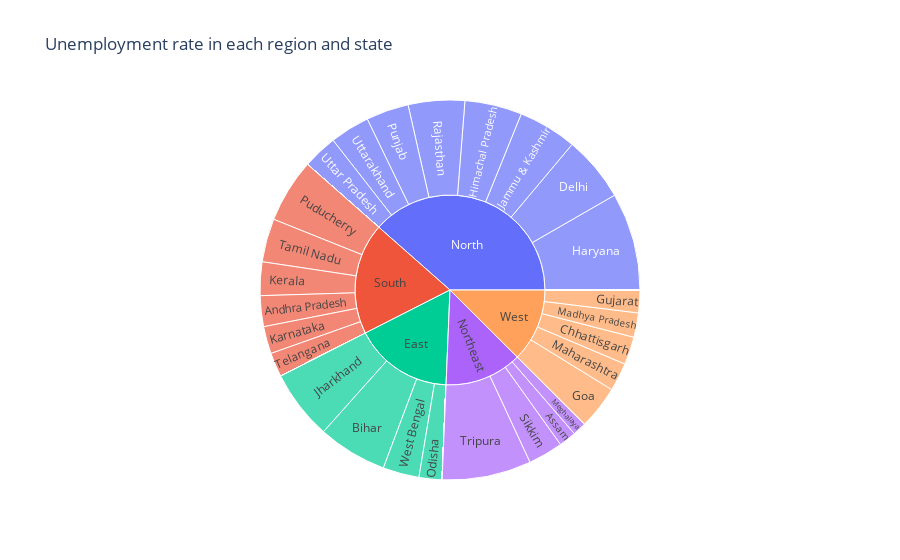

Notebook code cell kept with this figure:
### Code cell
unemplo_df = data2[['States', 'Region', 'Estimated Unemployment Rate',
                    'Estimated Employed', 'Estimated Labour Participation Rate']]

unemplo = unemplo_df.groupby(['Region', 'States'])['Estimated Unemployment Rate'].mean().reset_index()

fig = px.sunburst(unemplo, path=['Region', 'States'], values='Estimated Unemployment Rate',
                  color_continuous_scale='Plasma',title='Unemployment rate in each region and state')
fig.show()

### Figure 1 — Plotly figure (JSON) as saved in the notebook; plotly's stock layout.template omitted (floating-point values rounded to 4 significant figures; data arrays with more than 128 entries replaced by an {"elided": "..."} marker saying what was removed)
{"data": [{"branchvalues": "total", "domain": {"x": [0, 1], "y": [0, 1]}, "hovertemplate": "labels=%{label}<br>Estimated Unemployment Rate=%{value}<br>parent=%{parent}<br>id=%{id}<extra></extra>", "ids": {"elided": "140 str values"}, "labels": {"elided": "140 str values"}, "name": "", "parents": {"elided": "140 str values"}, "values": {"elided": "140 float values"}, "type": "sunburst"}], "layout": {"legend": {"tracegroupgap": 0}, "title": {"text": "Unemployment rate in each region and state"}}}
